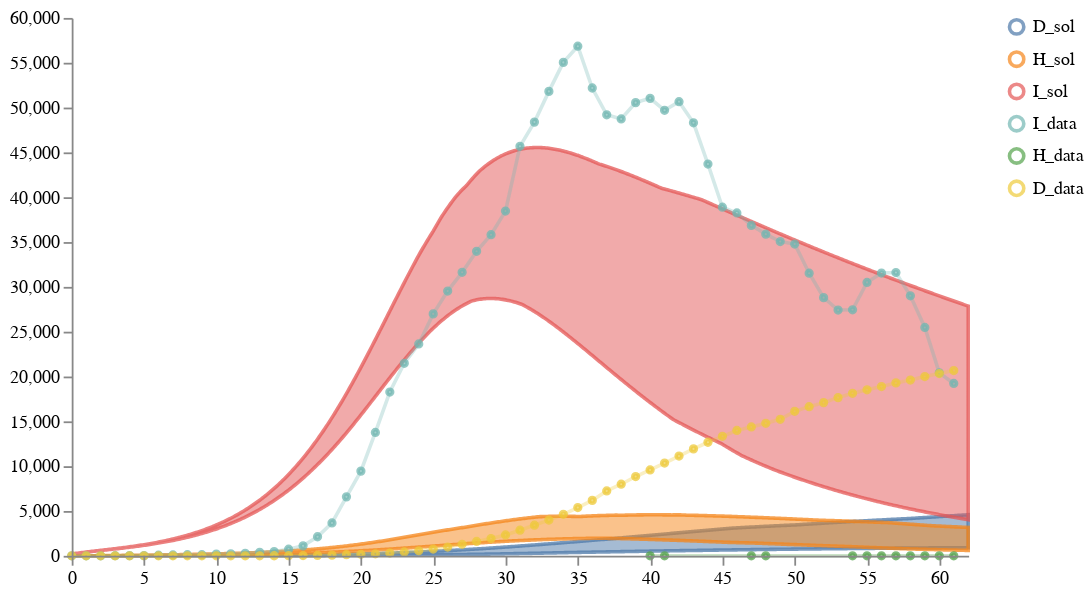

Notebook code for this chart:
### Markdown cell above
### MODEL 3 - Age-Structured SEIRHD with NPI of Type I, Model Version 3

### Code cell
num_samples = 100
models = [model3]
data_location = DATA_PATH + "NYS_T1_forecast1.csv"
weights = [1]
solution_mappings = [{"I": "infected", "H": "hospitalized", "D": "dead"}]

# Run the calibration and sampling
result1A3 = load_and_calibrate_and_sample_ensemble_model(
    models,
    data_location,
    weights,
    solution_mappings,
    num_samples,
    timepoints1,
    verbose=True,
    total_population=19340000,
    num_iterations=N_ITERATIONS,
    time_unit="days",
    visual_options={"title": "Calibrated Ensemble", "keep":".*_sol"}
)

# # Save results
# result1A3["data"].to_csv("../../notebook/ensemble_eval_sa/ensemble_results/partI_ensemble_of_one_results.csv", index=False)
# result1A3["quantiles"].to_csv("../../notebook/ensemble_eval_sa/ensemble_results/partI_ensemble_of_one_quantiles.csv", index=False)

# Plot results
schema = plots.trajectories(pd.DataFrame(result1A3["data"]), keep=".*_sol",
                            points=all_data1.reset_index(drop=True).rename(columns={"I":"I_data", "H":"H_data", "D":"D_data"}),
                           )
schema = plots.pad(schema, 5)
plots.ipy_display(schema)

### Figure 1 — Vega specification as saved in the notebook (floating-point values rounded to 4 significant figures; data arrays with more than 128 entries replaced by an {"elided": "..."} marker saying what was removed)
{"$schema": "https://vega.github.io/schema/vega/v5.json", "axes": [{"name": "x_axis", "orient": "bottom", "scale": "xscale", "zindex": 100}, {"name": "y_axis", "orient": "left", "scale": "yscale", "zindex": 100}], "data": [{"name": "distributions", "values": {"elided": "1863 records"}}, {"name": "traces", "transform": [{"expr": "isValid(datum.value)", "type": "filter"}], "values": []}, {"name": "points", "values": {"elided": "136 records"}}, {"name": "markers", "values": []}, {"name": "selected", "on": [{"remove": true, "trigger": "clear"}, {"remove": true, "trigger": "!shift"}, {"insert": "clicked", "trigger": "!shift && clicked"}, {"toggle": "clicked", "trigger": "shift && clicked"}]}], "height": 300, "legends": [{"encode": {"labels": {"interactive": true, "name": "legendLabel", "update": {"opacity": [{"test": "!length(data('selected')) || indata('selected', 'value', datum.value)", "value": 1}, {"value": 0.25}]}}, "symbols": {"interactive": true, "name": "legendSymbol", "update": {"fill": {"value": "transparent"}, "opacity": [{"test": "!length(data('selected')) || indata('selected', 'value', datum.value)", "value": 0.7}, {"value": 0.15}], "size": {"value": 64}, "strokeWidth": {"value": 2}}}}, "name": "color_legend", "stroke": "color"}], "marks": [{"from": {"facet": {"data": "points", "groupby": "trajectory", "name": "points_split"}}, "marks": [{"encode": {"hover": {"fillOpacity": {"value": 0.9}}, "update": {"fill": {"field": "trajectory", "scale": "color"}, "fillOpacity": [{"test": "!length(data('selected')) || indata('selected', 'value', datum.trajectory)", "value": 0.5}, {"value": 0.15}], "size": {"value": 10}, "stroke": {"field": "trajectory", "scale": "color"}, "strokeOpacity": [{"test": "!length(data('selected')) || indata('selected', 'value', datum.trajectory)", "value": 0.75}, {"value": 0.15}], "strokeWidth": {"value": 2}, "tooltip": {"field": "value"}, "x": {"field": "timepoint", "scale": "xscale"}, "y": {"field": "value", "scale": "yscale"}}}, "from": {"data": "points_split"}, "name": "_points_symbol", "type": "symbol", "zindex": 3}, {"encode": {"hover": {"fillOpacity": {"value": 0.9}}, "update": {"interpolate": {"value": "linear"}, "stroke": {"field": "trajectory", "scale": "color"}, "strokeOpacity": [{"test": "!length(data('selected')) || indata('selected', 'value', datum.trajectory)", "value": 0.3}, {"value": 0.1}], "strokeWidth": {"value": 2}, "x": {"field": "timepoint", "scale": "xscale"}, "y": {"field": "value", "scale": "yscale"}}}, "from": {"data": "points_split"}, "name": "_points_line", "type": "line", "zindex": 3}], "name": "_points", "type": "group", "zindex": 3}, {"from": {"facet": {"data": "traces", "groupby": "trajectory", "name": "traces_split"}}, "marks": [{"encode": {"hover": {"fillOpacity": {"value": 0.9}}, "update": {"interpolate": {"value": "linear"}, "stroke": {"field": "trajectory", "scale": "color"}, "strokeOpacity": [{"test": "!length(data('selected')) || indata('selected', 'value', datum.trajectory)", "value": 0.75}, {"value": 0.15}], "strokeWidth": {"value": 2}, "x": {"field": "timepoint", "scale": "xscale"}, "y": {"field": "value", "scale": "yscale"}}}, "from": {"data": "traces_split"}, "name": "_traces_lines", "type": "line"}], "name": "_traces", "type": "group", "zindex": 2}, {"from": {"facet": {"data": "distributions", "groupby": "trajectory", "name": "trajectory_split"}}, "marks": [{"encode": {"hover": {"fillOpacity": {"value": 0.9}}, "update": {"fill": {"field": "trajectory", "scale": "color"}, "fillOpacity": [{"test": "!length(data('selected')) || indata('selected', 'value', datum.trajectory)", "value": 0.5}, {"value": 0.15}], "interpolate": {"value": "linear"}, "stroke": {"field": "trajectory", "scale": "color"}, "strokeOpacity": [{"test": "!length(data('selected')) || indata('selected', 'value', datum.trajectory)", "value": 0.75}, {"value": 0.15}], "strokeWidth": {"value": 2}, "x": {"field": "timepoint", "scale": "xscale"}, "y": {"field": "upper", "scale": "yscale"}, "y2": {"field": "lower", "scale": "yscale"}}}, "from": {"data": "trajectory_split"}, "type": "area"}], "name": "_distributions", "type": "group", "zindex": 1}, {"marks": [{"encode": {"enter": {"stroke": {"value": "lightgray"}}, "update": {"opacity": {"value": 1}, "x": {"field": "timepoint", "scale": "xscale"}, "y": {"signal": "height"}, "y2": {"value": 0}}}, "from": {"data": "markers"}, "name": "_marker text", "type": "rule"}, {"encode": {"enter": {"fontSize": {"value": 8}, "text": {"field": "datum.label"}, "y": {"value": 0}}}, "from": {"data": "_marker text"}, "name": "_marker flags", "transform": [{"as": ["x", "_y", "opacity", "align", "baseline"], "lineAnchor": "start", "offset": [1], "size": {"signal": "[width, height]"}, "type": "label"}], "type": "text"}], "name": "_markers", "type": "group"}], "padding": 5, "scales": [{"domain": {"fields": [{"data": "distributions", "field": "timepoint"}, {"data": "traces", "field": "timepoint"}, {"data": "points", "field": "timepoint"}, {"data": "markers", "field": "timepoint"}]}, "name": "xscale", "range": "width", "type": "linear", "zero": false}, {"domain": {"fields": [{"data": "distributions", "field": "lower"}, {"data": "distributions", "field": "upper"}, {"data": "traces", "field": "value"}, {"data": "points", "field": "value"}]}, "name": "yscale", "nice": true, "range": "height", "type": "linear", "zero": true}, {"domain": {"fields": [{"data": "distributions", "field": "trajectory"}, {"data": "traces", "field": "trajectory"}, {"data": "points", "field": "trajectory"}]}, "name": "color", "range": "category", "type": "ordinal"}], "signals": [{"name": "clear", "on": [{"events": "mouseup[!event.item]", "force": true, "update": "true"}], "value": true}, {"name": "shift", "on": [{"events": "@legendSymbol:click, @legendLabel:click", "force": true, "update": "event.shiftKey"}], "value": false}, {"name": "clicked", "on": [{"events": "@legendSymbol:click, @legendLabel:click", "force": true, "update": "{value: datum.value}"}], "value": null}], "width": 500}
